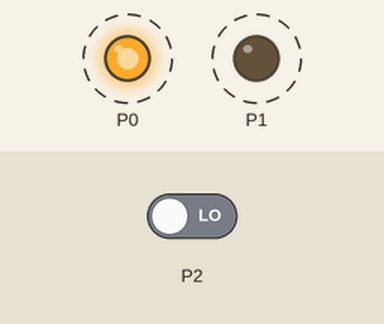
This program was run on a simulated BBC micro:bit (MakeCode). On the bench: output pins drawn as LEDs (lit = HIGH). Dashed ring = blinking. The inputs (shaded band) are chosen by the test bench; at power-on: P2 LOW.

Above: at 0.2 s.
Timing chart, 0 to 4.6 s (numbered marks = the images above):
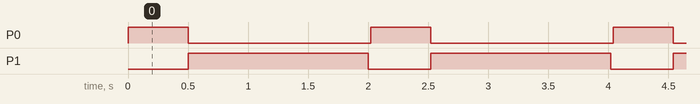

The program:

main.ts
```typescript
basic.forever(function () {
    if (pins.digitalReadPin(DigitalPin.P2) == 0) {
        pins.digitalWritePin(DigitalPin.P0, 1)
        basic.pause(500)
        pins.digitalWritePin(DigitalPin.P0, 0)
        pins.digitalWritePin(DigitalPin.P1, 1)
        basic.pause(1500)
        pins.digitalWritePin(DigitalPin.P1, 0)
    }
    if (pins.digitalReadPin(DigitalPin.P2) == 1) {
        pins.digitalWritePin(DigitalPin.P0, 0)
        pins.digitalWritePin(DigitalPin.P1, 0)
    }
})
```

test.ts
```typescript
// aquí va el archivo "tests"; esto no se compilará cuando este paquete se utilice como una extensión.
```

Measured:
- by itself, P0: alternates HIGH for 0.50 s and LOW for 1.5 s
- by itself, P1: alternates HIGH for 1.5 s and LOW for 0.52 s
- by itself, everything shown: repeats every 2.0 s, in 3 steps
